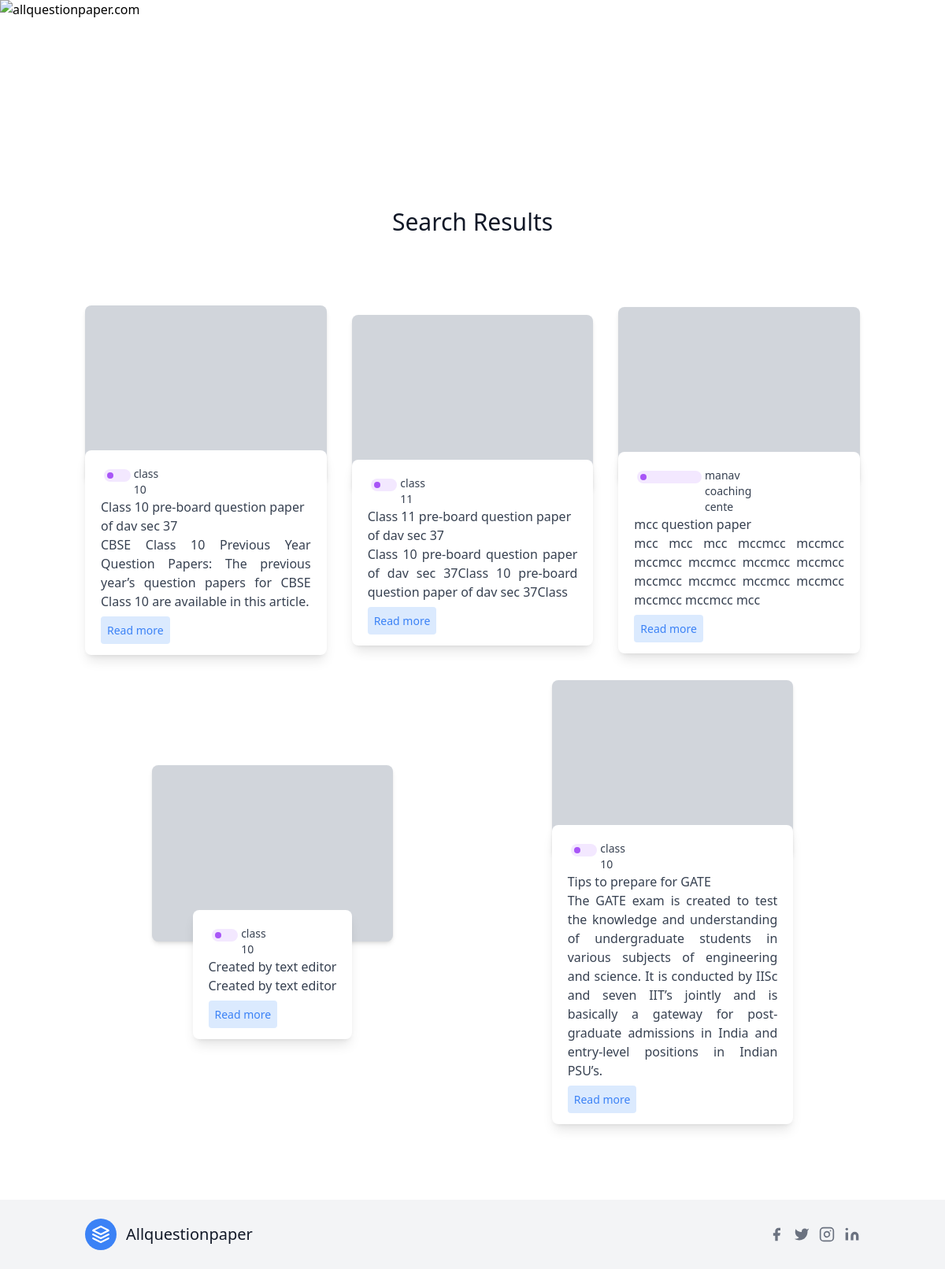
The app's page /search/ with its own data.
### posts/models.py (models this page shows, shortened)
class Post(models.Model):
    title = models.CharField(max_length=100)
    slug = models.SlugField(max_length = 100, unique=True)
    overview = models.TextField()
    timestamp = models.DateTimeField(auto_now_add=True)
    content = HTMLField()
    author = models.ForeignKey(Author, on_delete=models.CASCADE)
    categories = models.ManyToManyField(Category)
    featured = models.BooleanField()

class Category(models.Model):
    title = models.CharField(max_length=20)
    subtitle = models.CharField(max_length=20)
    slug = models.SlugField(max_length = 100, unique=True)
    thumbnail = models.ImageField(upload_to='categories_images/')

### posts/views.py (the view)
# urls.py: path('search/', search, name = 'search'),
def search(request):
    queryset = Post.objects.all()
    query = request.GET.get('q')
    if query:
        queryset = queryset.filter(
            Q(title__icontains=query) |
            Q(overview__icontains=query)
        ).distinct()
    context = {
        'object_list': queryset
    }
    return render(request, 'search_bar.html', context)

### posts/templatetags/markdown_extras.py (called while the page is built)
@register.simple_tag
def get_categories():
    return Category.objects.all()[0:4]

### templates/search_bar.html
{% extends 'base.html' %}
{% block content %}
<section class="blog text-gray-700 body-font">
    <div class="container px-5 py-24 mx-auto">
      <div class="flex flex-wrap w-full mb-20 flex-col items-center text-center">
        <h1 class="sm:text-3xl text-2xl font-medium title-font mb-2 text-gray-900">
          Search Results</h1>
      </div>
      <div class="flex flex-wrap sm:-m-4 -mx-4 -mb-10 -mt-4">
        {% for obj in object_list %}
        <div class="p-4 md:w-1/3 md:mb-0 mb-6 flex flex-col justify-center items-center max-w-sm mx-auto">
          <div class="bg-gray-300 h-56 w-full rounded-lg shadow-md bg-cover bg-center" style="background-image: url(https://images.unsplash.com/photo-1521185496955-15097b20c5fe?ixlib=rb-1.2.1&ixid=eyJhcHBfaWQiOjEyMDd9&auto=format&fit=crop&w=1951&q=80"></div>
          <div class=" w-70 bg-white -mt-10 shadow-lg rounded-lg overflow-hidden p-5">
            <div class="header-content inline-flex ">
              <div class="category-badge flex-1  h-4 w-4 m rounded-full m-1 bg-purple-100">
                <div class="h-2 w-2 rounded-full m-1 bg-purple-500 " ></div>
              </div>
              {% for category in obj.categories.all %}
              <div class="category-title flex-1 text-sm">
                {{ category.title }}
              </div>
              {% endfor %}
            </div>
              <div class="title-post font-medium">
              {{ obj.title }}
              </div>
              <div class="summary-post text-base text-justify">
                {{ obj.overview }}
              </div>
              <div class="mt-3">
              <a href="{% url 'post' obj.slug %}" class="bg-blue-100 text-blue-500 rounded p-2 text-sm ">
                Read more
              </a>
            </div>
          </div>
        </div>
        {% endfor %}
      </div>
    </div>
</section>
{% endblock %}

### templates/footer.html (style rules this page uses)
.container { position: relative; }

### records on screen
Post: title "Class 10 pre-board question paper of dav sec 37", overview "CBSE Class 10 Previous Year Question Papers: The previous year’s question papers for CBSE Class 10 are available in this article."
Category: title "class 10"
Post: title "Class 11 pre-board question paper of dav sec 37", overview "Class 10 pre-board question paper of dav sec 37Class 10 pre-board question paper of dav sec 37Class"
Category: title "class 11"
Post: title "mcc question paper", overview "mcc mcc mcc mccmcc mccmcc mccmcc mccmcc mccmcc mccmcc mccmcc mccmcc mccmcc mccmcc mccmcc mccmcc mcc"
Category: title "manav coaching cente"
Post: title "Created by text editor", overview "Created by text editor"
Post: title "Tips to prepare for GATE", overview "The GATE exam is created to test the knowledge and understanding of undergraduate students in various subjects of engineering and science. It is conducted by IISc and seven IIT’s jointly and is basically a gateway for post-graduate admissions in India and entry-level positions in Indian PSU’s."
